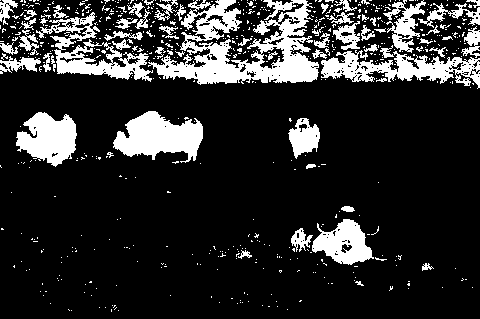
//> input picture dev_tools/opencv/practical_python_and_opencv/images/binary.bmp, 480 x 319 px
$ ./noise_erase ../../../practical_python_and_opencv/images/binary.bmp   (built with g++ and OpenCV 4)
//> lines starting //> are read from the running program, lines starting //| are printed output that depends on the picture; after the words box and inside, x2 and y2 are one past the last pixel; in counts of white or black regions, pixels touching at a corner belong together
#include <opencv2/core/core.hpp>
#include <opencv2/imgproc/imgproc.hpp>
#include <opencv2/highgui/highgui.hpp>

// [82 lines left out: function main_xxx, not called in this run]

int main(int argc, char **argv)
{
	cv::Mat image = cv::imread(argv[1]);
//> image is the input picture: 319 rows x 480 cols, CV_8UC3; 17.9% white; 653 white regions (591 under 20 px), largest, box (x1, y1, x2, y2) and area: (148, 0, 319, 85) 6792, (113, 111, 203, 163) 2862, (321, 50, 480, 89) 2815
    cv::Mat out_bf, out_bl, out_gs, out_gs_b;
    int ksize = 5;

    cv::boxFilter(image, out_bf, -1, cv::Size(ksize, ksize));
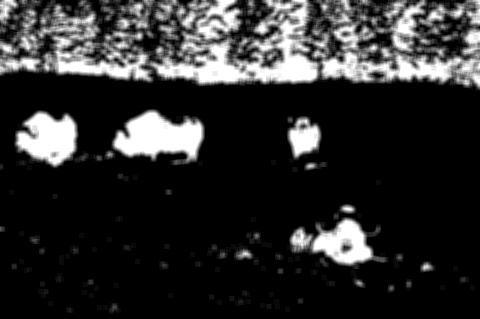
//> out_bf: 319 rows x 480 cols, CV_8UC3; min 0, max 255, mean 45.7
    cv::blur(image, out_bl, cv::Size(ksize, ksize));
    cv::GaussianBlur(image, out_gs, cv::Size(ksize, ksize), 0, 0);
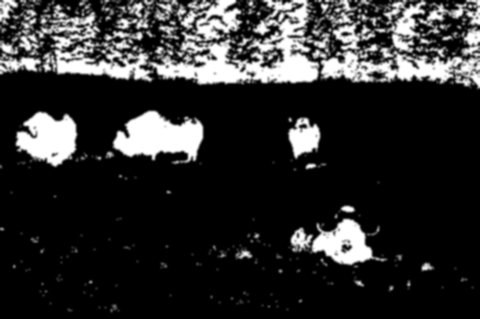
//> out_gs: 319 rows x 480 cols, CV_8UC3; min 0, max 255, mean 45.7

	cv::imshow("Origin", image);
	cv::imshow("boxFilter", out_bf);
	cv::imshow("blur", out_bl);
	cv::imshow("Gaussian", out_gs);
	cv::waitKey();

	return 0;
}
